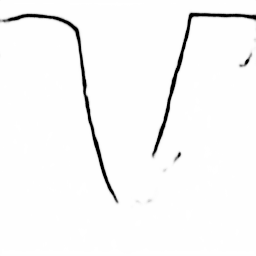
#> input picture train/0.png, 256 x 256 px, given in place of 3.png, which was not available
$ python main.py
#> lines starting #> are read from the running program, lines starting #| are printed output that depends on the picture; pictures that were not available may be replaced by others from this repository, and a replacement may not be noted
import random
import sys

from PIL import Image
import numpy as np
from scipy.optimize import leastsq
import matplotlib.pyplot as plt


def func(params, x):
    a, b, c = params
    return a * x * x + b * x + c


def error(params, x, y):
    return func(params, x) - y


def slovePara():
    p0 = [10, 10, 10]

    Para = leastsq(error, p0, args=(X, Y))
    return Para


def solution():
    Para = slovePara()
    a, b, c = Para[0]
    print("a=", a, " b=", b, " c=", c)
    print("cost:" + str(Para[1]))
    print("求解的曲线是:")
    print("y=" + str(round(a, 2)) + "x*x+" + str(round(b, 2)) + "x+" + str(c))
    plt.figure(figsize=(8, 6))
    plt.scatter(X, Y, color="green", label="sample data", linewidth=2)
    plt.legend()  # 绘制图例
    # plt.show()

    return a, b, c


def plt_best():
    x = np.linspace(0, 256, 500)  ##在0-256直接画500个连续点
    y = cur_a * x * x + cur_b * x + cur_c  # 当前拟合的y值
    plt.title("fin")
    plt.scatter(cur_X, cur_Y, color="green", label="sample data", linewidth=2)
    plt.plot(x, y, color="red", label="solution line", linewidth=2)
    plt.legend()  # 绘制图例
    plt.show()


no = 1
cnt = 100
for no in range(3,4):
    train = Image.open("./train/%d.png" % no)
#> train is the input picture: PIL image 256x256 L; min 0, max 255, mean 247.7
    label = Image.open("./label/%d.png" % no)
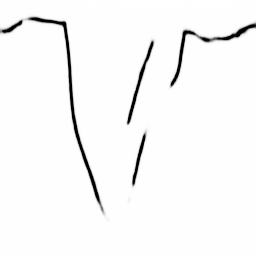
#> input picture train/1.png, 256 x 256 px, given in place of 3.png, which was not available
#> label is the input picture: PIL image 256x256 L; min 0, max 255, mean 247.3
    train_array = np.asarray(train)
    black = []
    for i in range(256):
        for j in range(256):
            if train_array[i][j] < 100:
                black.append((i, j))
    # print(black)
    black_set = set(black)
    for tup in black_set.copy():
        if tup[0] < 40:
            black_set.remove(tup)
    black = list(black_set)
    unique_x_dict = {}
    for tup in black:
        if tup[0] in unique_x_dict.keys():
            unique_x_dict[tup[0]] = (unique_x_dict[tup[0]] + tup[1]) / 2
        else:
            unique_x_dict[tup[0]] = tup[1]
    cur_a = sys.maxsize
    cur_b = sys.maxsize
    cur_c = sys.maxsize
    cur_loss = sys.maxsize
    cur_X = []
    cur_Y = []
    for it in range(10):
        random.seed
        res = random.sample(range(0, len(black)), cnt)
        # print(res)
        # print(black[res[0]])
        X = np.zeros(cnt)
        Y = np.zeros(cnt)
        cnt2 = 0
        for r in res:
            curtup = black[r]
            # print(curtup)
            X[cnt2] = curtup[1]
            Y[cnt2] = 256 - curtup[0]
            cnt2 = cnt2 + 1
        a, b, c = solution()
        # 画拟合线
        x = np.linspace(0, 256, 256)  ##在0-256直接画500个连续点
        y = a * x * x + b * x + c  # 当前拟合的y值
        loss = 0
        x_index = 0
        for this_y in y:
            if x_index in unique_x_dict.keys():
                loss = loss + abs(this_y - unique_x_dict[x_index])
                loss_added = abs(this_y - unique_x_dict[x_index])
                print(loss_added)
            x_index = x_index + 1
        print("loss: ", loss)
        if loss < cur_loss:
            cur_loss = loss
            cur_a = a
            cur_b = b
            cur_c = c
            cur_Y = Y
            cur_X = X
    print("min_loss: ", cur_loss)
    print("fin_a: ", cur_a)
    print("fin_b: ", cur_b)
    print("fin_c: ", cur_c)
    plt_best()
#> in plt_best, `plt.show()`:
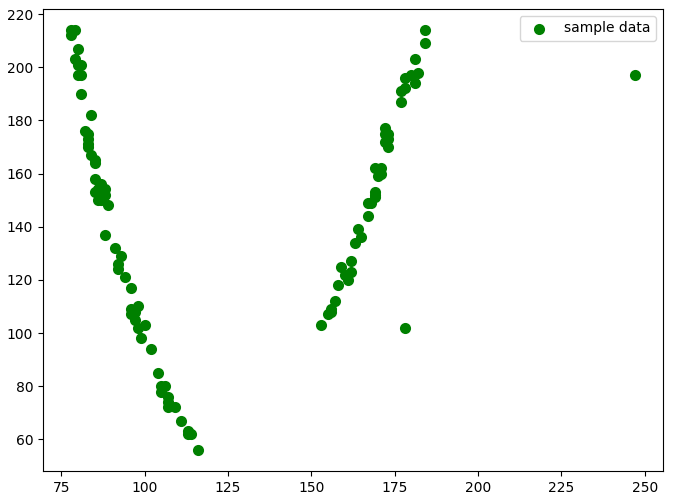
#> figure drawn by matplotlib, 1 panel
#> in plt_best, `plt.show()`:
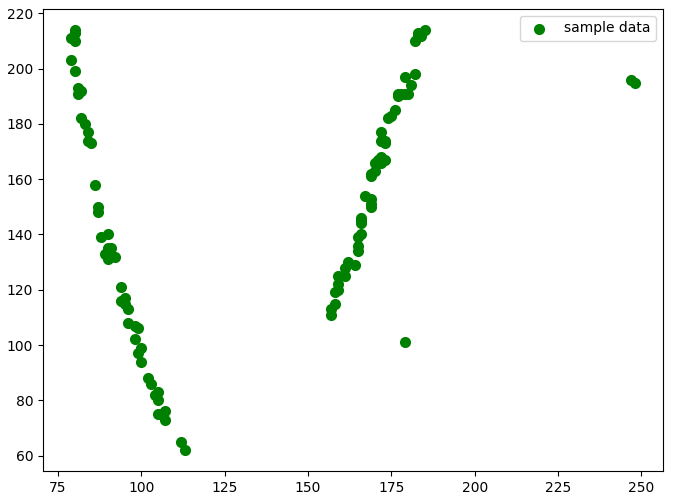
#> figure drawn by matplotlib, 1 panel
#> in plt_best, `plt.show()`:
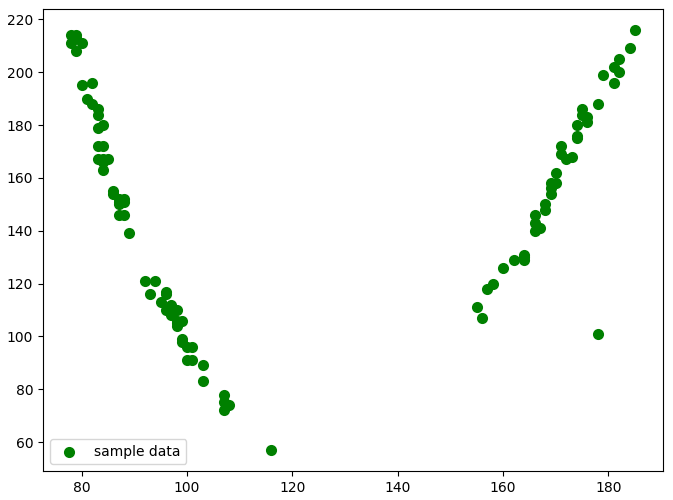
#> figure drawn by matplotlib, 1 panel
#> in plt_best, `plt.show()`:
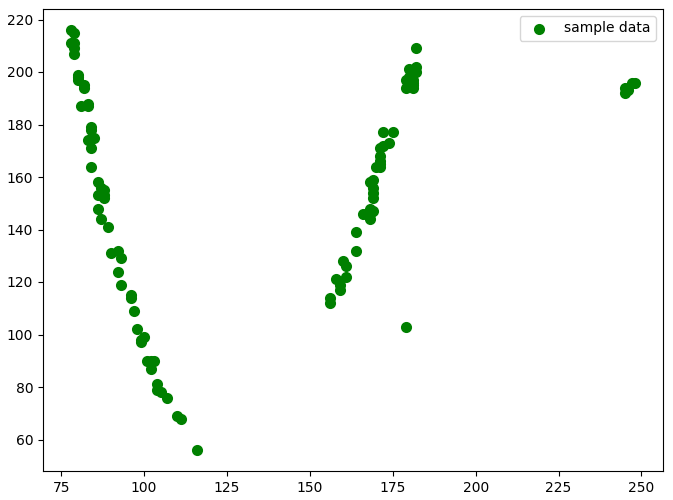
#> figure drawn by matplotlib, 1 panel
#> in plt_best, `plt.show()`:
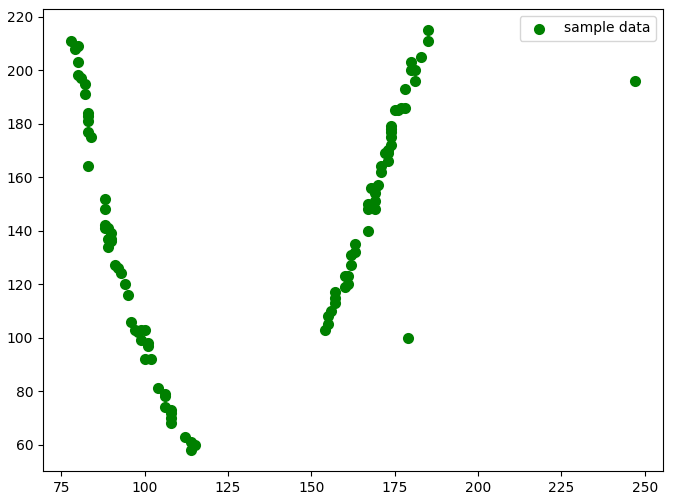
#> figure drawn by matplotlib, 1 panel
#> in plt_best, `plt.show()`:
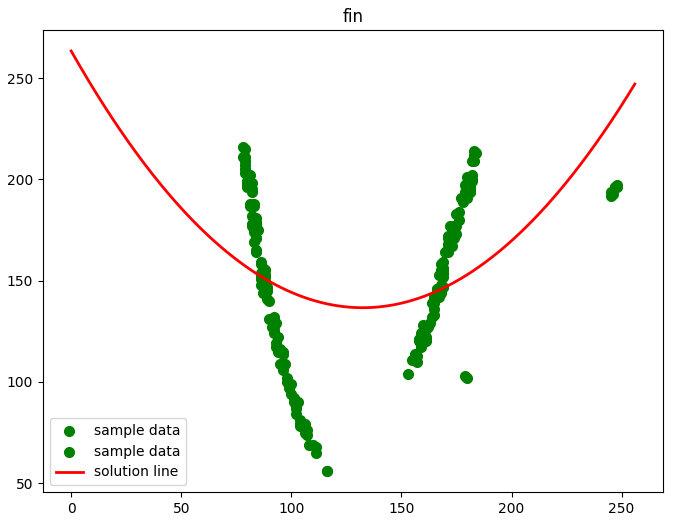
#> figure drawn by matplotlib, 1 panel; curve peaks at x = 0, y = 263.4
